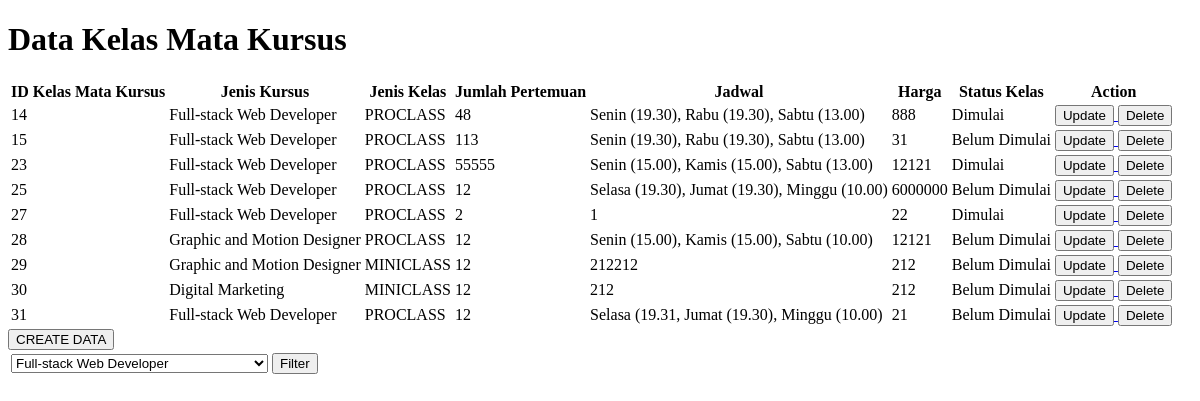
The app's page /kelasmatakursus, older data.
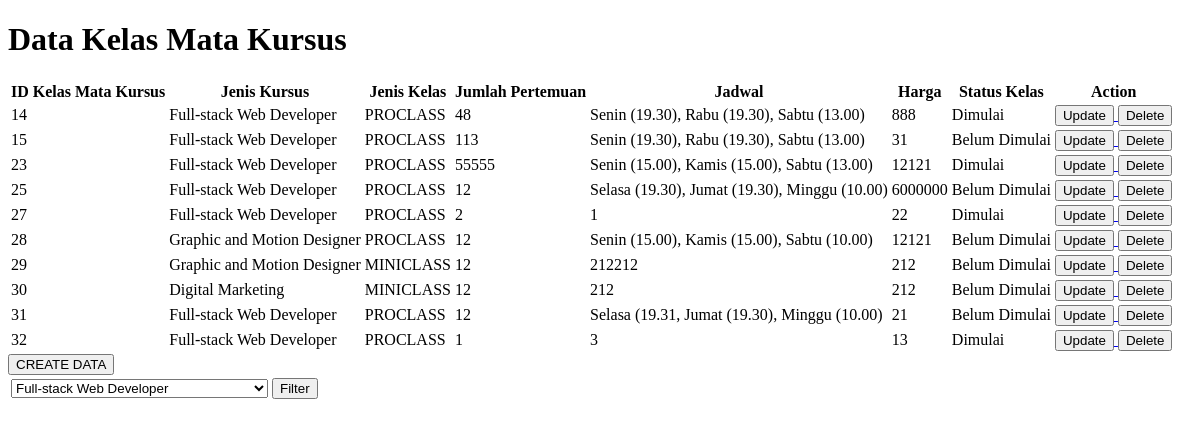
The same page, newer data.
### app/models.py (models this page shows, shortened)
class Kelas_Mata_Kursus(models.Model):
    Id_Kelas_Mata_Kursus = models.AutoField(primary_key=True)
    Jenis_Kursus = models.CharField(max_length=70)
    Jenis_Kelas = models.CharField(max_length=50)
    Jumlah_Pertemuan = models.PositiveIntegerField()
    Jadwal = models.CharField(max_length=100)
    Harga = models.PositiveIntegerField()
    Status_Kelas = models.CharField(max_length=30)

### app/views.py (the view, shortened to what this page needs)
# urls.py: path('kelasmatakursus', views.kelasmatakursus,name='kelasmatakursus'),
def kelasmatakursus(request):
    if request.method == "GET":
        allkelasmatakursusobj = models.Kelas_Mata_Kursus.objects.all()
        filterkelasmatakursusobj = models.Kelas_Mata_Kursus.objects.all()
        return render(request, 'kelasmatakursus.html', {
            "allkelasmatakursus" : allkelasmatakursusobj, "filterkelasmatakursusobj" : filterkelasmatakursusobj,
        })

### app/templates/kelasmatakursus.html (shortened to what this page needs)
<!DOCTYPE html>
<html lang="en">
<head>
</head>
<body>
    <h1>Data Kelas Mata Kursus</h1>
    <table>
        <tr>
            <th>ID Kelas Mata Kursus </th>
            <th>Jenis Kursus</th>
            <th>Jenis Kelas</th>
            <th>Jumlah Pertemuan</th>
            <th>Jadwal</th>
            <th>Harga</th>
            <th>Status Kelas</th>
            <th>Action</th>
        </tr>
        {% for item in allkelasmatakursus %}
        <tr>
            <td>{{ item.Id_Kelas_Mata_Kursus}}</td>
            <td>{{ item.Jenis_Kursus}}</td>
            <td>{{ item.Jenis_Kelas }}</td>
            <td>{{ item.Jumlah_Pertemuan }}</td>
            <td>{{ item.Jadwal }}</td>
            <td>{{ item.Harga }}</td>
            <td>{{ item.Status_Kelas }}</td>
            <td>
                <a href="{%url 'updatekelasmatakursus' item.Id_Kelas_Mata_Kursus %}">
                    <button>Update</button>
                </a>
                <a href="{%url 'deletekelasmatakursus' item.Id_Kelas_Mata_Kursus %}">
                    <button>Delete</button>
                </a>
            </td>
        </tr>
        {% endfor %}
    </table>
    <a href="{% url 'createkelasmatakursus' %}">
        <button>
            CREATE DATA
        </button>
    </a>
    <form action="" method = "POST">
        <table>
            <td>
                <select name="filterkelas" id="">
                    <option value="Full-stack Web Developer">Full-stack Web Developer</option>
                </select>
                <button type="submit">Filter</button>
            </td>
        </table>
    </form>
</body>
</html>

Row changes from the older to the newer data that the page shows:
added Kelas_Mata_Kursus: Id_Kelas_Mata_Kursus "32", Jenis_Kursus "Full-stack Web Developer", Jenis_Kelas "PROCLASS", Jumlah_Pertemuan "1", Jadwal "3", Harga "13", Status_Kelas "Dimulai"
